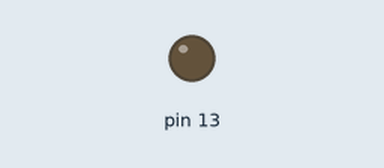
Recording of a sketch running on a simulated Arduino Uno, built with avr-gcc and run on an emulated ATmega328P. Parts: output pins drawn as LEDs (lit = HIGH). What the sketch prints to the serial monitor is not drawn.

Above: at 2.0 s.
At 6.26 s:
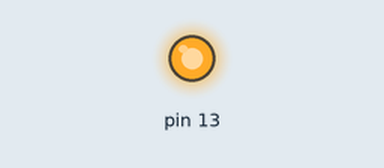
Timing chart, 0 to 6.9 s (numbered marks = the images above):
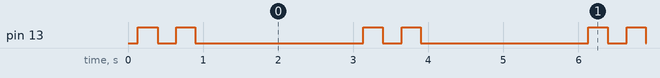

The sketch:

Oxduino.ino
```cpp
#include <Arduino.h>

void serialEvent() {}
void setup()
{
	pinMode(13, OUTPUT);
	Serial.begin(56000);
	Serial.println("Hello World");
	Serial.println(4711, DEC);
	Serial.println(65535, HEX);
}

#define ABS(A) ( ((A)<0) ? (-(A)) : (A) )

void loop()
{
	int value = millis()%3000;
	value = value<511 ? 255-ABS(value-255) : value<1023 ? 255-ABS((value-511)-255) : 0;
	analogWrite(13, value);
	delay(10);
}
```

Measured:
- by itself, pin 13: repeats every 3.0 s: LOW 0.25 s, HIGH 0.25 s, LOW 2.2 s, HIGH 0.26 s
- by itself, everything shown: repeats every 3.0 s, in 4 steps
